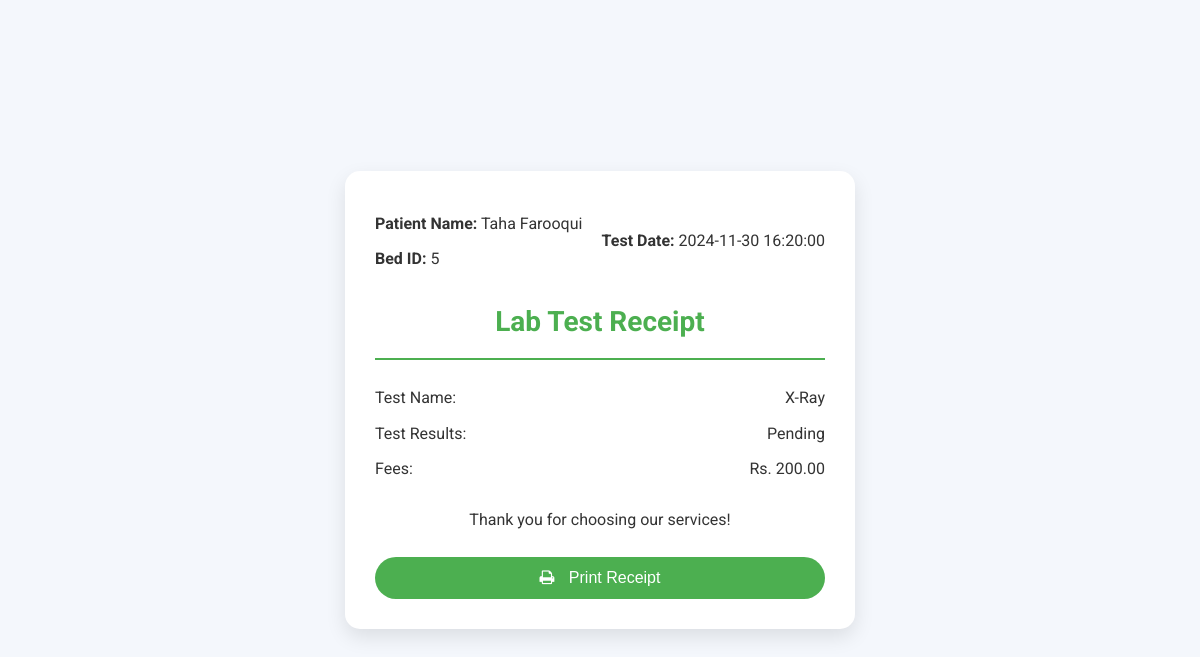
Page /patient/testreceipt.php?labTestID=1 (signed in) on the committed database.
### tables this page shows
CREATE TABLE `book_labtest` (
  `LabTestID` int(11) NOT NULL,
  `TestID` int(11) NOT NULL,
  `PatientID` int(11) NOT NULL,
  `Fees` decimal(10,2) NOT NULL,
  `Result` varchar(255) DEFAULT 'Pending',
  `Date_Time` datetime NOT NULL,
  `BedID` varchar(50) NOT NULL
);

CREATE TABLE `patient` (
  `PatientID` int(11) NOT NULL,
  `UserID` int(11) NOT NULL,
  `BedID` int(11) NOT NULL,
  `FirstName` varchar(25) NOT NULL,
  `LastName` varchar(25) NOT NULL,
  `MedicalHistory` varchar(256) NOT NULL
);

CREATE TABLE `labtest` (
  `TestID` int(11) NOT NULL,
  `TestName` varchar(25) NOT NULL,
  `Fee` double NOT NULL
);

### patient/testreceipt.php (the view, shortened to what this page needs)
<?php
include '../dbconfig.php';
if (isset($_GET['labTestID'])) {
    $labTestID = $_GET['labTestID'];
    $query = "
        SELECT
            bt.LabTestID,
            bt.TestID,
            bt.Fees,
            bt.Date_Time,
            bt.Result,
            bt.PatientID,
            bt.BedID,
            lt.TestName,
            p.FirstName,
            p.LastName
        FROM
            book_labtest bt
        JOIN
            labtest lt ON bt.TestID = lt.TestID
        JOIN
            patient p ON bt.PatientID = p.PatientID
        WHERE
            bt.LabTestID = ?
    ";
    $stmt = $conn->prepare($query);
    $stmt->bind_param("i", $labTestID);
    $stmt->execute();
    $result = $stmt->get_result();
    if ($result->num_rows > 0) {
        $row = $result->fetch_assoc();
        $fees = $row['Fees'];
        $test_name = $row['TestName'];
        $patient_name = $row['FirstName'] . ' ' . $row['LastName'];
        $date_time = $row['Date_Time'];
        $results = $row['Result'];
        $bed_id = $row['BedID'];
    } else {
        echo "<script>alert('No lab test found with the provided ID.'); window.location.href = 'labtest.php';</script>";
        exit;
    }
} else {
    echo "<script>alert('Lab Test ID not provided in the URL.'); window.location.href = 'labtest.php';</script>";
    exit;
}
?>
<!DOCTYPE html>
<html lang="en">
<head>
    <link href="https://cdn.jsdelivr.net/npm/font-awesome/css/font-awesome.min.css" rel="stylesheet">
</head>
<body>
<div class="receipt">
    <div class="receipt-header">
        <div class="patient-info">
            <p><span>Patient Name:</span> <?php echo htmlspecialchars($patient_name); ?></p>
            <p><span>Bed ID:</span> <?php echo htmlspecialchars($bed_id); ?></p>
        </div>
        <div class="patient-info">
            <p><span>Test Date:</span> <?php echo htmlspecialchars($date_time); ?></p>
        </div>
    </div>
    <h2>Lab Test Receipt</h2>
    <div class="details">
        <p><span class="bold">Test Name:</span> <?php echo htmlspecialchars($test_name); ?></p>
        <p><span class="bold">Test Results:</span> <?php echo htmlspecialchars($results); ?></p>
        <p><span class="bold">Fees:</span> Rs. <?php echo number_format($fees, 2); ?></p>
    </div>
    <div class="receipt-footer">
        <p>Thank you for choosing our services!</p>
    </div>
    <button class="print-btn" onclick="window.print()">
        <i class="fa fa-print"></i> Print Receipt
    </button>
</div>
</body>
</html>

### patient/testreceipt.php (style rules this page uses)
body { font-family: 'Roboto', sans-serif; margin: 0; padding: 0; background-color: #f4f7fc; display: flex; justify-content: center; align-items: center; height: 100vh; }
.receipt { background-color: white; padding: 30px; border-radius: 15px; box-shadow: 0 8px 20px rgba(0, 0, 0, 0.1); width: 450px; max-width: 100%; text-align: left; }
.receipt h2 { margin-bottom: 20px; color: #4CAF50; font-size: 28px; text-align: center; }
.receipt p { font-size: 16px; color: #333; margin: 10px 0; line-height: 1.6; }
.receipt .bold { font-weight: bold; color: #333; }
.receipt .receipt-footer { margin-top: 25px; font-size: 14px; color: #777; text-align: center; }
.receipt .details { border-top: 2px solid #4CAF50; margin-top: 20px; padding-top: 15px; }
.receipt .details p { display: flex; justify-content: space-between; }
.receipt .details p span { font-weight: normal; }
.print-btn { margin-top: 25px; background-color: #4CAF50; color: white; border: none; padding: 12px 25px; font-size: 16px; cursor: pointer; border-radius: 30px; display: block; width: 100%; transition: background-color 0.3s; }
.print-btn i { margin-right: 10px; }
.receipt-header { display: flex; justify-content: space-between; align-items: center; }
.receipt-header .patient-info { font-size: 16px; color: #555; }
.receipt-header .patient-info span { font-weight: bold; }

### rows in the picture
book_labtest: PatientID.LastName "Taha Farooqui", BedID "5", Date_Time "2024-11-30 16:20:00", TestID.TestName "X-Ray", Result "Pending", Fees "200.00"
